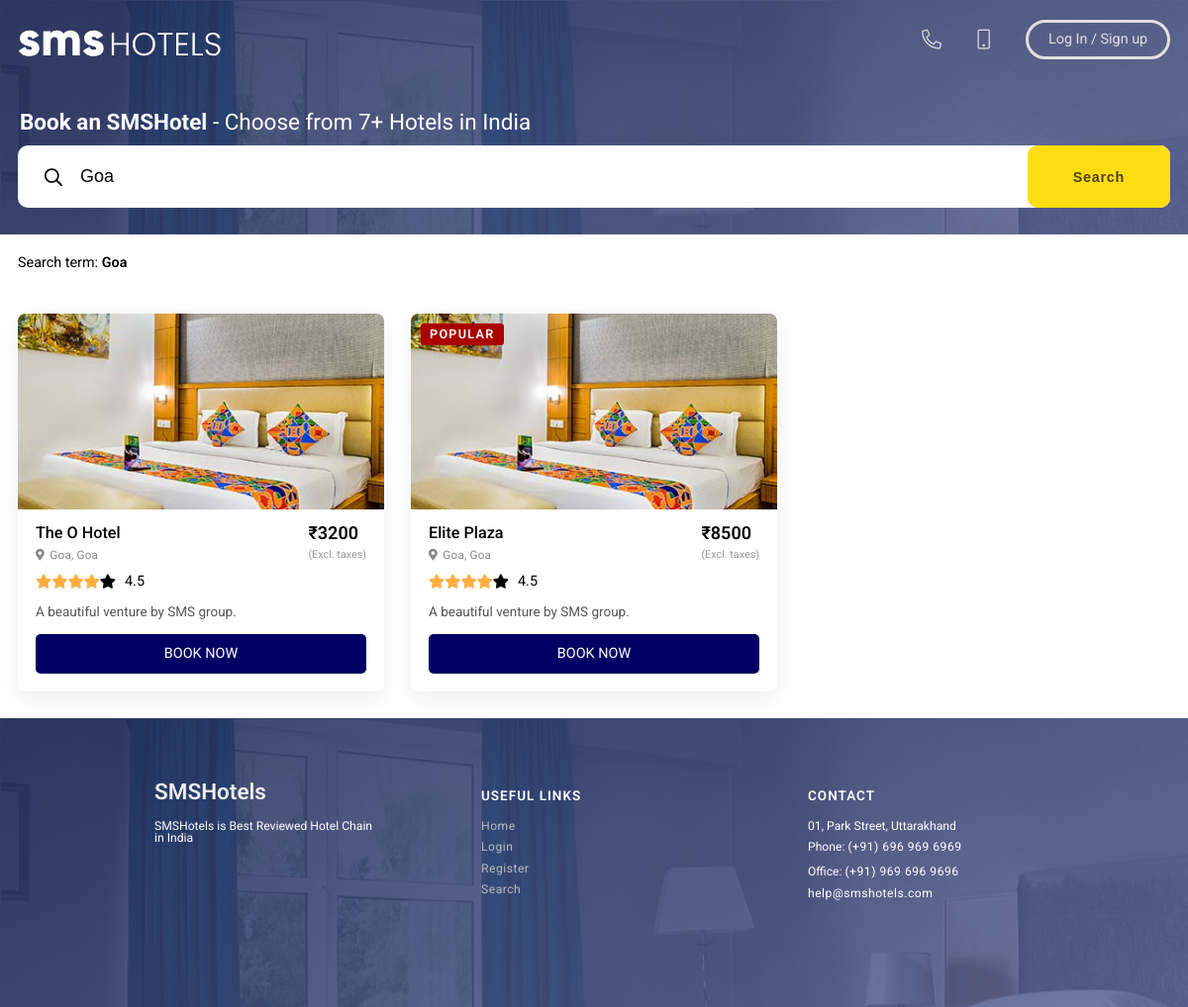
The page /search?q=Goa on the database its author committed.
### tables this page shows
CREATE TABLE Locations (
  id INT UNSIGNED AUTO_INCREMENT PRIMARY KEY NOT NULL,
  name VARCHAR(60) NOT NULL,
  city VARCHAR(60) NOT NULL,
  state VARCHAR(60) NOT NULL,
  price FLOAT NOT NULL,
  image VARCHAR(100) NOT NULL,
  star FLOAT NOT NULL,
  description TEXT NOT NULL,
  created_at DATETIME DEFAULT CURRENT_TIMESTAMP,
  tag VARCHAR(20)
);

### partials/bottom.php (called while the page is built, shortened)
<?php include 'partials/footer.php' ?>

### search.php (the view, shortened to what this page needs)
<!DOCTYPE html>
<html lang="en">
<head>
    <?php include 'partials/head.php' ?>
</head>
<body>
    <header class="header">
        <?php include 'partials/navbar.php'?>
    </header>
    <section class="search">
        <div class="container">
            <div class="search__term">Search term: <span><?php echo $_GET['q'] ;?></span></div>
            <?php
                function return_stars($num) {
                    $arr = '';
                    for ($i=1; $i<=5; $i++) {
                        if($num >= $i)  $arr = $arr.'<i class="fas fa-star color-yellow"></i>';
                        else $arr = $arr.'<i class="fas fa-star"></i>';
                    }
                    return $arr;
                }
                function return_tag($tag) {
                    if (isset($tag)) return '<div class="result__tag">'.$tag.'</div>';
                    else return '&nbsp;';
                }
                function return_booknow_link($id) {
                    $link = 'booknow.php?location='.$id;
                    if (isset($_SESSION['loggedin'])) return $link;
                    else return '/login?next='.$link;
                }
                $search_term = strtolower($_GET['q']);
                $search_term = "%$search_term%";
                $query = 'SELECT id, name, city, state, price, image, star, description, tag FROM Locations WHERE LOWER(city) LIKE ? OR LOWER(name) LIKE ? OR LOWER(state) LIKE ? LIMIT 12';
                if ($statement = $con->prepare($query)) {
                    $statement->bind_param('sss', $search_term, $search_term, $search_term);
                    $statement->execute();
                    $statement->bind_result($id, $name, $city, $state, $price, $image, $star, $description, $tag);
                    echo '<div class="search__content">';
                    while ($statement->fetch()) {
                        echo '
                            <div class="result">
                                <div class="result__image" style="background-image: url(/assets/images/hotelcard-1.jpg)">'.return_tag($tag).'</div>
                                <div class="result__content">
                                    <div class="result__head">
                                        <div class="result__info">
                                            <div class="result__name">'.$name.'</div>
                                            <div class="result__location"><i class="fas fa-map-marker-alt"></i>'.$city.', '.$state.'</div>
                                        </div>
                                        <div class="result__price">
                                            <span>₹'.$price.'</span>
                                            <span>(Excl. taxes)</span>
                                        </div>
                                    </div>
                                    <div class="result__rating">
                                        <div class="result__rating--stars">'.return_stars($star).'</div>
                                        <div class="result__rating--num">'.$star.'</div>
                                    </div>
                                    <div class="result__description">'.$description.'</div>
                                    <a href="'.return_booknow_link($id).'" class="result__booknow">Book Now</a>
                                </div>
                            </div>
                        ';
                    }
                    echo '</div>';
                }
            ?>
        </div>
    </section>
    <?php include 'partials/bottom.php'?>
</body>
</html>

### partials/head.php (shortened to what this page needs)
<link rel="stylesheet" href="./assets/icons/css/all.min.css">
<link rel="stylesheet" href="./assets/css/main.css">

### partials/navbar.php (shortened to what this page needs)
<nav class="navbar">
    <div class="container">
        <div class="navbar__content">
            <a href="/" class="navbar__brandlogo">
                <img src="./assets/images/logo.svg" alt="Logo">
            </a>
            <div class="navbar__links">
                <a href="tel:+919753313077" class="navbar__link">
                    <i class="fal fa-phone fa-flip-horizontal"></i>
                </a>
                <a href="tel:+919753313077" class="navbar__link">
                    <i class="fal fa-mobile"></i>
                </a>
                <?php
                    if (!isset($_SESSION['loggedin'])) {
                        echo '
                            <a href="/login.php" class="navbar__authbtn">
                                Log In / Sign up
                            </a>
                        ';
                    } else {
                        echo '
                            <a href="/logout.php" class="navbar__authbtn">
                                Logout
                            </a>
                        ';
                    }
                ?>
            </div>
        </div>
        <div class="searchbar">
            <div class="searchbar__heading"><strong>Book an SMSHotel</strong> - Choose from
                <?php
                    $DATABASE_HOST = 'localhost';
                    $DATABASE_USER = 'root';
                    $DATABASE_PASS = '';
                    $DATABASE_NAME = 'project';
                    $con = mysqli_connect($DATABASE_HOST, $DATABASE_USER, $DATABASE_PASS, $DATABASE_NAME);
                    if ($statement = $con->query('SELECT COUNT(id) AS count FROM Locations')) {
                        if ($statement->num_rows > 0) {
                            $row = $statement->fetch_assoc();
                            echo $row['count'];
                        }
                    }
                ?>+ Hotels in India
            </div>
            <form class="searchbar__form" action="/search.php" method="get" >
                <div class="searchbar__formgroup">
                    <i class="searchbar__icon far fa-search"></i>
                    <input type="text" class="searchbar__forminput" name="q" value="<?php
                            if (isset($_GET['q'])) {
                                echo $_GET['q'];
                            }
                        ?>">
                    <input type="submit" value="Search" class="searchbar__submitbtn">
                </div>
            </form>
        </div>
    </div>
</nav>

### partials/footer.php (shortened to what this page needs)
<footer>
    <div class="footer">
        <div class="footer__wrapper">
            <span class="footer__logo">SMSHotels</span><br>
            SMSHotels is Best Reviewed Hotel Chain in India
        </div>
        <div class="footer__wrapper">
            <div class="footer__subhead">Useful Links</div>
            <ul class="footer__list">
                <li class="footer__item"><a href="/" class="footer__link">Home</a></li>
                <li class="footer__item"><a href="/login.php" class="footer__link">Login</a></li>
                <li class="footer__item"><a href="/register.php" class="footer__link">Register</a></li>
                <li class="footer__item"><a href="/search.php" class="footer__link">Search</a></li>
            </ul>
        </div>
        <div class="footer__wrapper">
            <div class="footer__subhead">Contact</div>
            <ul class="footer__list">
                <div class="footer__item-wrapped">
                    <span>01, Park Street, Uttarakhand</span>
                </div>
                <li class="footer__item-wrapped">
                    <span>
                        Phone: <a href="tel:+916969696969" class="footer__link">(+91) 696 969 6969</a> <br><br>
                        Office: <a href="tel: +919696969696" class="footer__link">(+91) 969 696 9696</a>
                    </span>
                </li>
                <li class="footer__item-wrapped">
                    <a href="mailto:agrawalsiddharth329@gmail.com" class="footer__link">help@smshotels.com</a>
                </li>
            </ul>
        </div>
    </div>
</footer>

### assets/css/main.css (style rules this page uses)
.container { max-width: 1200px; margin: 0 auto; padding: 1rem 0; }
.header { background-image: linear-gradient(144deg, rgba(25, 36, 84, 0.85), rgba(82, 94, 147, 0.8)), url(../images/banner-background.jpg); }
.footer { background-image: linear-gradient(144deg, rgba(25, 36, 84, 0.85), rgba(82, 94, 147, 0.8)), url(../images/banner-background.jpg); }

### assets/css/modules/_config.css (style rules this page uses)
*, *::before, *::after { margin: 0; padding: 0; box-sizing: inherit; }
html { box-sizing: border-box; font-size: 62.5%; }
@media only screen and (max-width: 1250px) { html { font-size: 56.25%; } }
body { font-family: 'Roboto', sans-serif; font-size: 1.6rem; font-weight: 400; line-height: 1.4rem; }

### assets/css/modules/_navbar.css (style rules this page uses)
.navbar__content { display: flex; justify-content: space-between; align-items: center; }
.navbar__brandlogo img { height: 60px; }
.navbar__links { display: flex; align-items: center; }
.navbar__link { text-decoration: none; color: rgb(224, 224, 224); padding: 0 2rem; font-size: 1.45rem; letter-spacing: .3px; }
.navbar__link i { color: currentColor; font-size: 2.2rem; }
.navbar__authbtn { display: inline-block; text-decoration: none; color: rgb(224, 224, 224); border: 3px solid rgb(224, 224, 224); border-radius: 100px; padding: 1.2rem 2.2rem; margin-left: 2rem; transition: all .3s; }
@media only screen and (max-width: 1250px) { .navbar__content { padding: 0 2rem; } }

### assets/css/modules/_search.css (style rules this page uses)
.search__term { font-size: 1.6rem; margin-top: 1.5rem; }
.search__term span { font-weight: 600; }
.search__content { margin-top: 3rem; display: grid; grid-template-columns: 1fr 1fr 1fr; grid-gap: 3rem; }
.result { border-radius: 8px; overflow: hidden; box-shadow: 0 6px 20px rgba(0,0,0,0.07); }
.result__image { height: 22rem; background-size: cover; background-position: center; background-repeat: no-repeat; position: relative; }
.result__content { padding: 2rem; }
.result__head { display: flex; justify-content: space-between; }
.result__name { font-size: 1.8rem; font-weight: 500; margin-bottom: 1rem; }
.result__price { font-weight: 600; font-size: 2rem; display: flex; flex-direction: column; }
.result__price span:nth-child(2) { margin-top: 1rem; font-size: 1.2rem; font-weight: 400; color: #999; }
.result__location { font-size: 1.3rem; letter-spacing: .2px; display: flex; align-items: center; color: #888; }
.result__location i { margin-right: .6rem; }
.result__rating { margin: 1.5rem 0; display: flex; align-items: center; }
.result__rating--stars { margin-right: 1rem; }
.color-yellow { color: #ffae42; }
.result__description { margin: 1.5rem 0; font-size: 1.5rem; color: #555; line-height: 1.4; }
.result__tag { background-color: #aa0000; color: white; padding: .5rem 1rem; display: inline-block; position: absolute; top: 10px; left: 10px; border-radius: 3px; font-size: 1.4rem; letter-spacing: 1.3px; font-weight: 600; }
.result__booknow { width: 100%; padding: 1.5rem; display: flex; justify-content: center; text-decoration: none; color: white; text-transform: uppercase; background-color: rgba(0,0,100,1); border-radius: 5px; }
@media only screen and (max-width: 1250px) { .search__content { padding: 2rem; } }
@media only screen and (max-width: 1250px) { .search__term { margin-left: 2rem; } }

### assets/css/modules/_searchbar.css (style rules this page uses)
.searchbar__heading { margin-left: 3rem; margin-top: 5rem; font-size: 2.5rem; color: white; }
.searchbar__form { width: 100%; }
.searchbar__formgroup { margin: 2rem 0; display: flex; background: white; border-radius: 1000px; height: 7rem; padding: 0 0 0 3rem; align-items: center; justify-content: space-between; }
.searchbar__icon { font-size: 2rem; }
.searchbar__forminput { height: 80%; width: 100%; border: none; outline: none; padding: 0 2rem; font-size: 2rem; }
.searchbar__submitbtn { height: 100%; background: rgb(254, 221, 16); border: 1px solid rgb(254, 221, 16); padding: 1rem 5rem; border-radius: 100px; color: rgba(0,0,0,0.7); font-weight: 600; letter-spacing: 0.7px; outline: none; font-size: 1.6rem; }
@media only screen and (max-width: 1250px) { .searchbar { padding: 0 2rem; } }
@media only screen and (max-width: 1250px) { .searchbar__formgroup { border-radius: 10px; } }
@media only screen and (max-width: 1250px) { .searchbar__heading { margin-left: 2px; } }
@media only screen and (max-width: 1250px) { .searchbar__submitbtn { border-radius: 10px; } }

### rows shown on the page
locations: name "The O Hotel", city "Goa", state "Goa", price "3200", star "4.5", description "A beautiful venture by SMS group."
locations: tag "POPULAR", name "Elite Plaza", city "Goa", state "Goa", price "8500", star "4.5", description "A beautiful venture by SMS group."

### other values the page prints
$row['count'] "7"
$_GET['q'] "Goa"
